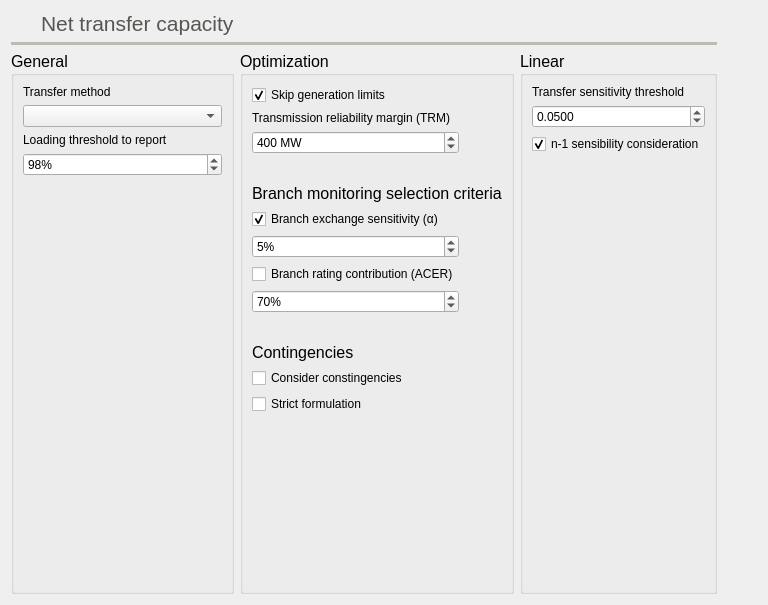
          <widget class="QWidget" name="ntc_tab">
           <property name="toolTip">
            <string>Net transfer capacity settings</string>
           </property>
           <attribute name="icon">
            <iconset resource="icons.qrc">
             <normaloff>:/Icons/icons/ntc_opf.svg</normaloff>:/Icons/icons/ntc_opf.svg</iconset>
           </attribute>
           <attribute name="title">
            <string>Ntc</string>
           </attribute>
           <attribute name="toolTip">
            <string>Network transfer capacity related settings</string>
           </attribute>
           <layout class="QGridLayout" name="gridLayout_13">
            <item row="2" column="2" rowspan="2">
             <widget class="QGroupBox" name="groupBox_5">
              <property name="font">
               <font>
                <pointsize>12</pointsize>
               </font>
              </property>
              <property name="title">
               <string>Optimization</string>
              </property>
              <layout class="QGridLayout" name="gridLayout_15">
               <item row="7" column="0">
                <widget class="QCheckBox" name="ntcSelectBasedOnAcerCriteriaCheckBox">
                 <property name="font">
                  <font>
                   <pointsize>9</pointsize>
                  </font>
                 </property>
                 <property name="toolTip">
                  <string>&lt;html&gt;&lt;head/&gt;&lt;body&gt;&lt;p&gt;This criteria springs from the ACER (Agency for the Cooperation for Energy Regulators).&lt;/p&gt;&lt;p&gt;It determines that a branch is only relevant to be considered in a NTC calculation if the flow due to the exchange is over a percentage (70%) &lt;/p&gt;&lt;p&gt;&lt;br/&gt;&lt;/p&gt;&lt;p&gt;A branch is monitored only if:&lt;/p&gt;&lt;p&gt;(branch_rate * 70%) / branch_alpha &amp;lt;= total exchange rating&lt;/p&gt;&lt;/body&gt;&lt;/html&gt;</string>
                 </property>
                 <property name="text">
                  <string>Branch rating contribution (ACER)</string>
                 </property>
                </widget>
               </item>
               <item row="0" column="0" colspan="2">
                <widget class="QCheckBox" name="skipNtcGenerationLimitsCheckBox">
                 <property name="font">
                  <font>
                   <pointsize>9</pointsize>
                  </font>
                 </property>
                 <property name="toolTip">
                  <string>If activated, the generation limits are not considered</string>
                 </property>
                 <property name="text">
                  <string>Skip generation limits</string>
                 </property>
                 <property name="checked">
                  <bool>true</bool>
                 </property>
                </widget>
               </item>
               <item row="2" column="0">
                <widget class="QSpinBox" name="trmSpinBox">
                 <property name="font">
                  <font>
                   <pointsize>9</pointsize>
                  </font>
                 </property>
                 <property name="suffix">
                  <string> MW</string>
                 </property>
                 <property name="maximum">
                  <number>1500</number>
                 </property>
                 <property name="singleStep">
                  <number>10</number>
                 </property>
                 <property name="value">
                  <number>400</number>
                 </property>
                 <property name="displayIntegerBase">
                  <number>10</number>
                 </property>
                </widget>
               </item>
               <item row="11" column="0" colspan="2">
                <widget class="QCheckBox" name="consider_ntc_contingencies_checkBox">
                 <property name="font">
                  <font>
                   <pointsize>9</pointsize>
                  </font>
                 </property>
                 <property name="toolTip">
                  <string>If checked, the NTC optimization will use the system declared contingencies</string>
                 </property>
                 <property name="text">
                  <string>Consider constingencies</string>
                 </property>
                </widget>
               </item>
               <item row="5" column="0">
                <widget class="QCheckBox" name="ntcSelectBasedOnExchangeSensitivityCheckBox">
                 <property name="font">
                  <font>
                   <pointsize>9</pointsize>
                  </font>
                 </property>
                 <property name="toolTip">
                  <string>&lt;html&gt;&lt;head/&gt;&lt;body&gt;&lt;p&gt;A branch is monitored solely based on its contribution to the inter-area excahge sensitivity. Therefore a branch is selected if it's alpha value is greater than the set alpha %&lt;/p&gt;&lt;/body&gt;&lt;/html&gt;</string>
                 </property>
                 <property name="text">
                  <string>Branch exchange sensitivity (α)</string>
                 </property>
                 <property name="checked">
                  <bool>true</bool>
                 </property>
                </widget>
               </item>
               <item row="8" column="0">
                <widget class="QSpinBox" name="ntcLoadRuleSpinBox">
                 <property name="font">
                  <font>
                   <pointsize>9</pointsize>
                  </font>
                 </property>
                 <property name="suffix">
                  <string>%</string>
                 </property>
                 <property name="maximum">
                  <number>100</number>
                 </property>
                 <property name="value">
                  <number>70</number>
                 </property>
                </widget>
               </item>
               <item row="9" column="0">
                <widget class="QLabel" name="label_26">
                 <property name="text">
                  <string/>
                 </property>
                </widget>
               </item>
               <item row="13" column="1">
                <spacer name="verticalSpacer_23">
                 <property name="orientation">
                  <enum>Qt::Orientation::Vertical</enum>
                 </property>
                 <property name="sizeHint" stdset="0">
                  <size>
                   <width>20</width>
                   <height>168</height>
                  </size>
                 </property>
                </spacer>
               </item>
               <item row="3" column="0">
                <widget class="QLabel" name="label_36">
                 <property name="text">
                  <string/>
                 </property>
                </widget>
               </item>
               <item row="4" column="0" colspan="2">
                <widget class="QLabel" name="label_64">
                 <property name="palette">
                  <palette>
                   <active>
                    <colorrole role="WindowText">
                     <brush brushstyle="SolidPattern">
                      <color alpha="255">
                       <red>36</red>
                       <green>31</green>
                       <blue>49</blue>
                      </color>
                     </brush>
                    </colorrole>
                   </active>
                   <inactive>
                    <colorrole role="WindowText">
                     <brush brushstyle="SolidPattern">
                      <color alpha="255">
                       <red>0</red>
                       <green>0</green>
                       <blue>0</blue>
                      </color>
                     </brush>
                    </colorrole>
                   </inactive>
                   <disabled>
                    <colorrole role="WindowText">
                     <brush brushstyle="SolidPattern">
                      <color alpha="255">
                       <red>190</red>
                       <green>190</green>
                       <blue>190</blue>
                      </color>
                     </brush>
                    </colorrole>
                   </disabled>
                  </palette>
                 </property>
                 <property name="font">
                  <font>
                   <pointsize>12</pointsize>
                   <bold>false</bold>
                  </font>
                 </property>
                 <property name="toolTip">
                  <string>Determine the branches that enter the optimization</string>
                 </property>
                 <property name="text">
                  <string>Branch monitoring selection criteria</string>
                 </property>
                </widget>
               </item>
               <item row="10" column="0" colspan="2">
                <widget class="QLabel" name="label_105">
                 <property name="palette">
                  <palette>
                   <active>
                    <colorrole role="WindowText">
                     <brush brushstyle="SolidPattern">
                      <color alpha="255">
                       <red>36</red>
                       <green>31</green>
                       <blue>49</blue>
                      </color>
                     </brush>
                    </colorrole>
                   </active>
                   <inactive>
                    <colorrole role="WindowText">
                     <brush brushstyle="SolidPattern">
                      <color alpha="255">
                       <red>0</red>
                       <green>0</green>
                       <blue>0</blue>
                      </color>
                     </brush>
                    </colorrole>
                   </inactive>
                   <disabled>
                    <colorrole role="WindowText">
                     <brush brushstyle="SolidPattern">
                      <color alpha="255">
                       <red>190</red>
                       <green>190</green>
                       <blue>190</blue>
                      </color>
                     </brush>
                    </colorrole>
                   </disabled>
                  </palette>
                 </property>
                 <property name="font">
                  <font>
                   <pointsize>12</pointsize>
                   <bold>false</bold>
                  </font>
                 </property>
                 <property name="text">
                  <string>Contingencies</string>
                 </property>
                </widget>
               </item>
               <item row="6" column="0">
                <widget class="QSpinBox" name="ntcAlphaSpinBox">
                 <property name="font">
                  <font>
                   <pointsize>9</pointsize>
                  </font>
                 </property>
                 <property name="toolTip">
                  <string>Minimum exchange contribution (Alpha)</string>
                 </property>
                 <property name="suffix">
                  <string>%</string>
                 </property>
                 <property name="maximum">
                  <number>100</number>
                 </property>
                 <property name="value">
                  <number>5</number>
                 </property>
                </widget>
               </item>
               <item row="1" column="0">
                <widget class="QLabel" name="label_231">
                 <property name="font">
                  <font>
                   <pointsize>9</pointsize>
                  </font>
                 </property>
                 <property name="toolTip">
                  <string>Transmission reliability margin (TRM)</string>
                 </property>
                 <property name="text">
                  <string>Transmission reliability margin (TRM)</string>
                 </property>
                </widget>
               </item>
               <item row="12" column="0" colspan="2">
                <widget class="QCheckBox" name="strict_ntc_formulation_checkBox">
                 <property name="font">
                  <font>
                   <pointsize>9</pointsize>
                  </font>
                 </property>
                 <property name="toolTip">
                  <string>More strict NTC Formulation: No slacks of any type and specific monitoring criteria</string>
                 </property>
                 <property name="text">
                  <string>Strict formulation</string>
                 </property>
                </widget>
               </item>
              </layout>
             </widget>
            </item>
            <item row="2" column="0" rowspan="2" colspan="2">
             <widget class="QGroupBox" name="groupBox_4">
              <property name="font">
               <font>
                <pointsize>12</pointsize>
               </font>
              </property>
              <property name="title">
               <string>General</string>
              </property>
              <layout class="QGridLayout" name="gridLayout_20">
               <item row="5" column="0">
                <spacer name="verticalSpacer_22">
                 <property name="orientation">
                  <enum>Qt::Orientation::Vertical</enum>
                 </property>
                 <property name="sizeHint" stdset="0">
                  <size>
                   <width>20</width>
                   <height>325</height>
                  </size>
                 </property>
                </spacer>
               </item>
               <item row="3" column="0">
                <widget class="QLabel" name="label_30">
                 <property name="font">
                  <font>
                   <pointsize>9</pointsize>
                  </font>
                 </property>
                 <property name="text">
                  <string>Loading threshold to report</string>
                 </property>
                </widget>
               </item>
               <item row="1" column="0">
                <widget class="QLabel" name="label_77">
                 <property name="font">
                  <font>
                   <pointsize>9</pointsize>
                  </font>
                 </property>
                 <property name="text">
                  <string>Transfer method</string>
                 </property>
                </widget>
               </item>
               <item row="4" column="0">
                <widget class="QSpinBox" name="ntcReportLoadingThresholdSpinBox">
                 <property name="font">
                  <font>
                   <pointsize>9</pointsize>
                  </font>
                 </property>
                 <property name="suffix">
                  <string>%</string>
                 </property>
                 <property name="maximum">
                  <number>9999</number>
                 </property>
                 <property name="value">
                  <number>98</number>
                 </property>
                </widget>
               </item>
               <item row="2" column="0">
                <widget class="QComboBox" name="transferMethodComboBox">
                 <property name="font">
                  <font>
                   <pointsize>9</pointsize>
                  </font>
                 </property>
                </widget>
               </item>
              </layout>
             </widget>
            </item>
            <item row="1" column="0" colspan="4">
             <widget class="Line" name="line_27">
              <property name="palette">
               <palette>
                <active>
                 <colorrole role="WindowText">
                  <brush brushstyle="SolidPattern">
                   <color alpha="255">
                    <red>186</red>
                    <green>189</green>
                    <blue>182</blue>
                   </color>
                  </brush>
                 </colorrole>
                </active>
                <inactive>
                 <colorrole role="WindowText">
                  <brush brushstyle="SolidPattern">
                   <color alpha="255">
                    <red>186</red>
                    <green>189</green>
                    <blue>182</blue>
                   </color>
                  </brush>
                 </colorrole>
                </inactive>
                <disabled>
                 <colorrole role="WindowText">
                  <brush brushstyle="SolidPattern">
                   <color alpha="255">
                    <red>190</red>
                    <green>190</green>
                    <blue>190</blue>
                   </color>
                  </brush>
                 </colorrole>
                </disabled>
               </palette>
              </property>
              <property name="frameShadow">
               <enum>QFrame::Shadow::Plain</enum>
              </property>
              <property name="lineWidth">
               <number>4</number>
              </property>
              <property name="orientation">
               <enum>Qt::Orientation::Horizontal</enum>
              </property>
             </widget>
            </item>
            <item row="0" column="0">
             <widget class="QLabel" name="label_97">
              <property name="minimumSize">
               <size>
                <width>24</width>
                <height>24</height>
               </size>
              </property>
              <property name="maximumSize">
               <size>
                <width>24</width>
                <height>24</height>
               </size>
              </property>
              <property name="text">
               <string/>
              </property>
              <property name="pixmap">
               <pixmap resource="icons.qrc">:/Icons/icons/ntc_opf.svg</pixmap>
              </property>
              <property name="scaledContents">
               <bool>true</bool>
              </property>
             </widget>
            </item>
            <item row="2" column="4" rowspan="2">
             <spacer name="horizontalSpacer_6">
              <property name="orientation">
               <enum>Qt::Orientation::Horizontal</enum>
              </property>
              <property name="sizeHint" stdset="0">
               <size>
                <width>40</width>
                <height>20</height>
               </size>
              </property>
             </spacer>
            </item>
            <item row="2" column="3" rowspan="2">
             <widget class="QGroupBox" name="groupBox_6">
              <property name="font">
               <font>
                <pointsize>12</pointsize>
               </font>
              </property>
              <property name="title">
               <string>Linear</string>
              </property>
              <property name="flat">
               <bool>false</bool>
              </property>
              <property name="checkable">
               <bool>false</bool>
              </property>
              <layout class="QGridLayout" name="gridLayout_29">
               <item row="3" column="0">
                <spacer name="verticalSpacer_24">
                 <property name="orientation">
                  <enum>Qt::Orientation::Vertical</enum>
                 </property>
                 <property name="sizeHint" stdset="0">
                  <size>
                   <width>20</width>
                   <height>393</height>
                  </size>
                 </property>
                </spacer>
               </item>
               <item row="2" column="0" colspan="2">
                <widget class="QCheckBox" name="n1ConsiderationCheckBox">
                 <property name="font">
                  <font>
                   <pointsize>9</pointsize>
                  </font>
                 </property>
                 <property name="text">
                  <string>n-1 sensibility consideration</string>
                 </property>
                 <property name="checked">
                  <bool>true</bool>
                 </property>
                </widget>
               </item>
               <item row="0" column="0" colspan="2">
                <widget class="QLabel" name="label_62">
                 <property name="font">
                  <font>
                   <pointsize>9</pointsize>
                  </font>
                 </property>
                 <property name="text">
                  <string>Transfer sensitivity threshold</string>
                 </property>
                </widget>
               </item>
               <item row="1" column="0" colspan="2">
                <widget class="QDoubleSpinBox" name="atcThresholdSpinBox">
                 <property name="font">
                  <font>
                   <pointsize>9</pointsize>
                  </font>
                 </property>
                 <property name="toolTip">
                  <string>Threshold used to discard insensitive branches</string>
                 </property>
                 <property name="decimals">
                  <number>4</number>
                 </property>
                 <property name="maximum">
                  <double>1.000000000000000</double>
                 </property>
                 <property name="singleStep">
                  <double>0.010000000000000</double>
                 </property>
                 <property name="value">
                  <double>0.050000000000000</double>
                 </property>
                </widget>
               </item>
              </layout>
             </widget>
            </item>
            <item row="0" column="1">
             <widget class="QLabel" name="label_96">
              <property name="palette">
               <palette>
                <active>
                 <colorrole role="WindowText">
                  <brush brushstyle="SolidPattern">
                   <color alpha="255">
                    <red>85</red>
                    <green>87</green>
                    <blue>83</blue>
                   </color>
                  </brush>
                 </colorrole>
                </active>
                <inactive>
                 <colorrole role="WindowText">
                  <brush brushstyle="SolidPattern">
                   <color alpha="255">
                    <red>85</red>
                    <green>87</green>
                    <blue>83</blue>
                   </color>
                  </brush>
                 </colorrole>
                </inactive>
                <disabled>
                 <colorrole role="WindowText">
                  <brush brushstyle="SolidPattern">
                   <color alpha="255">
                    <red>190</red>
                    <green>190</green>
                    <blue>190</blue>
                   </color>
                  </brush>
                 </colorrole>
                </disabled>
               </palette>
              </property>
              <property name="font">
               <font>
                <pointsize>16</pointsize>
               </font>
              </property>
              <property name="toolTip">
               <string>Select the solver in the OPF tab and the areas in the areas tab</string>
              </property>
              <property name="text">
               <string>Net transfer capacity</string>
              </property>
             </widget>
            </item>
           </layout>
          </widget>
